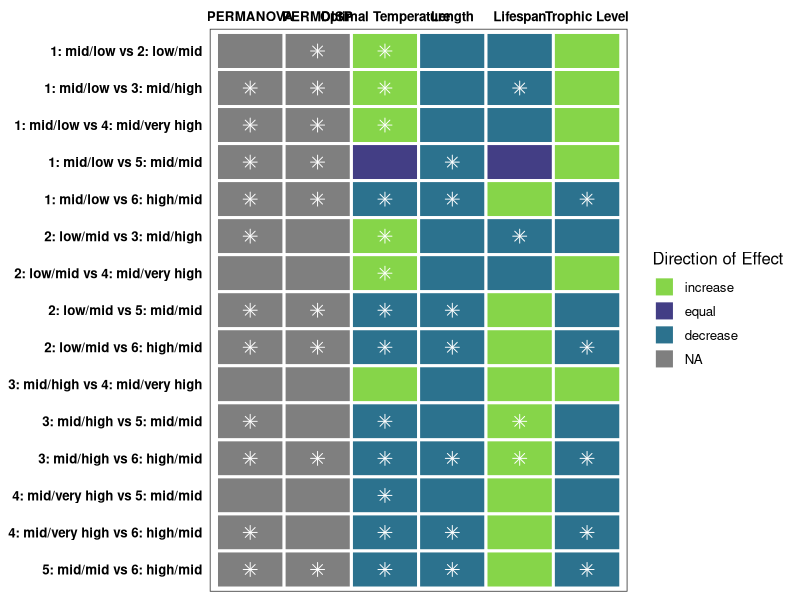
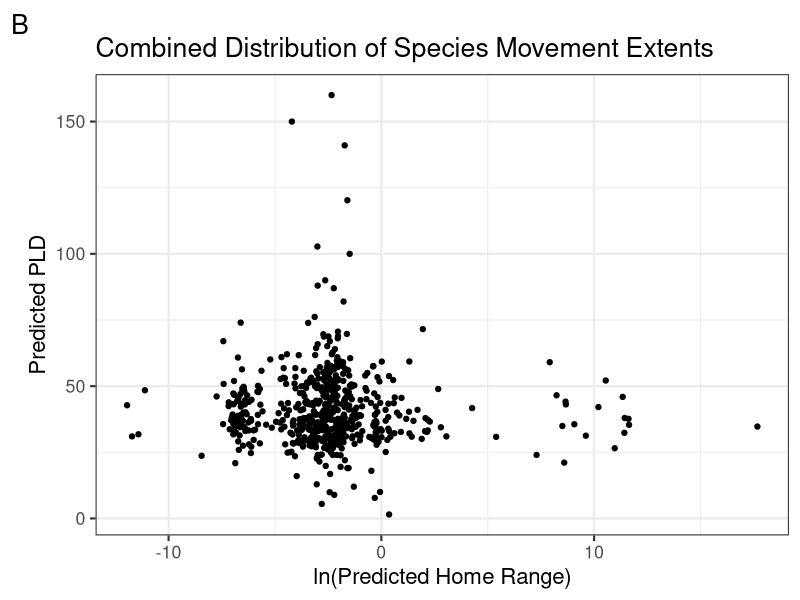
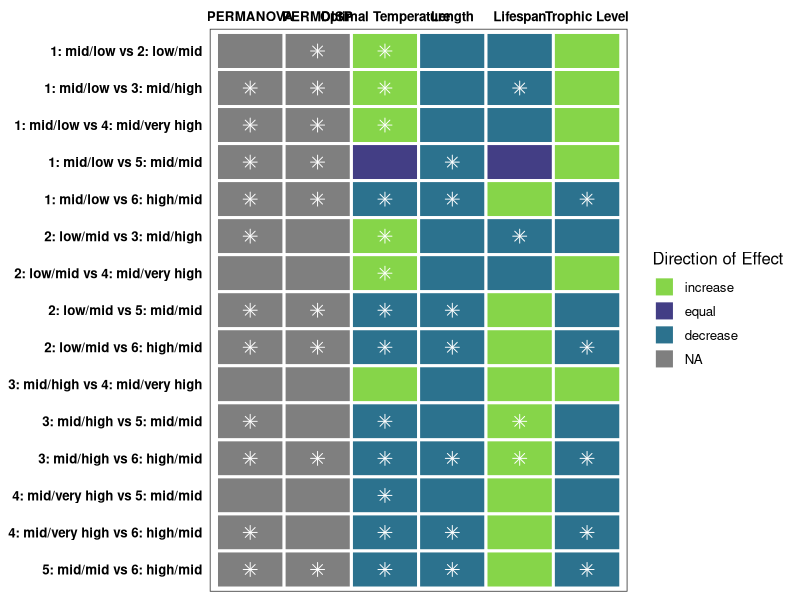

These charts were generated, in order, by the following R code: (Note: this script raises an error after producing the figures.)
## ---- chunk 1
knitr::opts_chunk$set(echo = TRUE, message = FALSE, warning = FALSE)

library(tidyverse)
library(patchwork)
library(cowplot)
library(ggpubr)
library(ggrepel)
## ---- chunk 2
fishbase_data <- read_csv(here::here("01_data", "02_processed_data", "fishbase_data.csv"))

filled_data <- read_csv(here::here("01_data", "02_processed_data", "filled_data.csv"))

filled_data2 <- read_csv(here::here("01_data", "02_processed_data", "filled_data2.csv")) %>%
  mutate_if(is.character, as.factor)
## ---- chunk 3

cohort <- c("1: mid/low vs 2: low/mid", "1: mid/low vs 3: mid/high", "1: mid/low vs 4: mid/very high", "1: mid/low vs 5: mid/mid", "1: mid/low vs 6: high/mid",
            "2: low/mid vs 3: mid/high", "2: low/mid vs 4: mid/very high", "2: low/mid vs 5: mid/mid", "2: low/mid vs 6: high/mid",
            "3: mid/high vs 4: mid/very high", "3: mid/high vs 5: mid/mid", "3: mid/high vs 6: high/mid",
            "4: mid/very high vs 5: mid/mid", "4: mid/very high vs 6: high/mid",
            "5: mid/mid vs 6: high/mid")
PERMDISP <- c(0.0019, 0.0003, 0.0327, 0.0001, 0.0001,
              0.5182, 0.7507, 0.0138, 0.0005,
              0.9792, 0.5276, 0.0029, 
              0.7928, 0.1475, 
              0.0052)
PERMANOVA <- c(1.0000, 0.0015, 0.0495, 0.0015, 0.0015,
               0.0015, 1.0000, 0.0015, 0.0015,
               1.0000, 0.0015, 0.0015,
               0.8175, 0.0090,
               0.0015)
Optimal_Temp <- c(0.005043306637114, 0.000000051454126, 0.000113116310469, 0.789451442990800, 0.010082693281337,
                  0.000025756231358, 0.001765218761412, 0.000112331676538, 0.000038520195310,
                  0.284373283785538, 0.000000002348839, 0.000000002258531, 
                  0.000068856888538, 0.000001695644852, 
                  0.010090438574951)
temp_arrows <- c("increase", "increase", "increase", "equal", "decrease",
                 "increase", "increase","decrease", "decrease",
                 "increase","decrease", "decrease",
                 "decrease", "decrease",
                 "decrease")
Length <- c(0.8592642, 0.9998089, 0.9872521, 0.0007795, 0.0000000,
            0.9070423, 0.9181733, 0.0000000, 0.0000000,
            0.9966266, 0.1494607, 0.0000000,
            0.9897718, 0.0008647,
            0.0000000)
length_arrows <- c("decrease", "decrease", "decrease", "decrease", "decrease",
                   "decrease", "decrease", "decrease", "decrease",
                   "decrease", "decrease", "decrease",
                   "decrease", "decrease",
                   "decrease")
Lifespan <- c(0.57035468549, 0.00007769083, 0.55052882501, 0.74567296422, 0.31579160719,
              0.00010263105, 0.59495732706, 0.73671251684, 0.20707475101,
              0.38779558233, 0.00017543403, 0.00008096802,
              0.58625833556, 0.24515673988,
              0.24664224315)
life_arrows <- c("decrease", "decrease", "decrease", "equal", "increase",
                 "decrease", "decrease", "increase", "increase",
                 "increase", "increase", "increase",
                 "increase", "increase",
                 "increase")
Trophic_Level <- c(0.1035871996367, 0.0891868417293, 0.5697644317228, 0.5148291779984, 0.0000607828670,
                   0.5183877375223, 0.8682996282889, 0.2916548282051, 0.0000002614727,
                   0.8630208058363, 0.2124781071891, 0.0000015574893, 
                   0.7282998974706, 0.0082066924854, 
                   0.0000032514102)
trophic_arrows <- c("increase", "increase", "increase", "increase", "decrease",
                    "decrease", "increase", "decrease", "decrease",
                    "increase", "decrease", "decrease",
                    "decrease", "decrease",
                    "decrease")

# Create data frame
data <- data.frame(cohort, PERMDISP, PERMANOVA, Optimal_Temp, Length, Lifespan, Trophic_Level)

# Pivot to long data format
data_long <- data %>% 
  mutate(across(c("Optimal_Temp", "Length", "Lifespan", "Trophic_Level"), round, 4)) %>% 
  pivot_longer(-cohort) %>% 
  set_names(c("cohort", "variable", "p_value")) %>% 
  mutate(significant = case_when(
    p_value >= 0.05 ~ "no",
    p_value < 0.05 ~ "yes"
  ))

# Add arrow information
data1 <- data.frame(cohort, temp_arrows, length_arrows, life_arrows, trophic_arrows) %>% 
  rename(Optimal_Temp = temp_arrows, Length = length_arrows, Lifespan = life_arrows, Trophic_Level = trophic_arrows) %>% 
  pivot_longer(-cohort) %>% 
  set_names(c("cohort", "variable", "direction")) %>% 
  full_join(data_long, by = c("cohort","variable")) %>% 
  mutate(direction = fct_relevel(direction, c("increase", "equal", "decrease")))

# Reorder and rename levels
data1$variable <- factor(data1$variable, levels = c("PERMANOVA", "PERMDISP", "Optimal_Temp", "Length", "Lifespan", "Trophic_Level"))
data1$variable <- recode_factor(data1$variable, PERMANOVA = "PERMANOVA", PERMDISP = "PERMDISP", Optimal_Temp = "Optimal Temperature", Length = "Length", Lifespan = "Lifespan", Trophic_Level = "Trophic Level")



# Plot 
g <- ggplot(data1, aes(x = variable, y = cohort, fill = direction)) +
  geom_tile(color = "white", lwd = 1) +
  geom_point(data = data1 %>% filter(significant == "yes"), shape = 8, size = 3, color = "white", show.legend = FALSE) +
  theme_bw(base_size = 12) +
  theme(axis.title = element_blank(),
        axis.text = element_text(face = "bold", color = "black"),
        axis.ticks = element_blank(),
        panel.grid.major = element_blank()) +
  labs(fill = "Direction of Effect") +
  scale_x_discrete(position = "top") +
  scale_y_discrete(limits = rev) +
  scale_fill_manual(values = c("#86d549","#433e85", "#2c728e"))

g

ggsave(g, file = paste0("stats_sum.png"), path = here::here("04_figs"), height = 12, width = 12)

#geom_point(data = data_arrows, mapping=aes(x = variable, y = cohort), pch = "x", inherit.aes = F)

## ---- chunk 4
# homerange vs PLD
fishbase_data_gmm <- filled_data2 %>%
  mutate(class2 = as.factor(class2))

hr_hist <- ggplot(fishbase_data_gmm, aes(log(home_range))) +
  geom_histogram() +
  theme_bw(base_size = 16) +
  labs(
    y = "Count",
    x = "ln(Predicted Home Range)",
    tag = "A"
  ) +
  ggtitle("Individual Distributions of Species Movement Extents")

pld_hist <- ggplot(fishbase_data_gmm, aes(pld)) +
  geom_histogram() +
  theme_bw(base_size = 16) +
  labs(
    y = "Count",
    x = "Predicted PLD"
  )

dist_plot <- (hr_hist / pld_hist)

p1 <- ggplot(fishbase_data_gmm, aes(log(home_range), pld)) +
  geom_jitter() +
  theme_bw(base_size = 16) +
  labs(
    y = "Predicted PLD",
    x = "ln(Predicted Home Range)",
    tag = "B"
  ) +
  ggtitle("Combined Distribution of Species Movement Extents")

p1



# example_fish <- filled_data2 %>%
#   select(species, fb_name, class2, class3, magnitude_homerange, month_pld) %>%
#   filter(fb_name %in% c(
#     "Hogfish", "Yellow snapper", "Blackfin tuna", "Humphead wrasse", "Pacific red snapper",
#     "Giant seabass", "Lemon sole", "Chum salmon", "Pacific ocean perch", "Atlantic herring",
#     "Atlantic cod", "Haddock", "Atlantic salmon", "California sheephead", "Black seabream",
#     "Blue marlin", "Yellowfin tuna", "Swordfish"
#     # "Blackhead seabream", "Pink salmon", "Coho salmon", "Ghost shark", "Pollack", "Polar cod", "Sockeye salmon", "Chinook salmon"
#   ))


gmm_new_fig <- ggplot(fishbase_data_gmm, aes(magnitude_homerange, month_pld)) +
  theme_bw(base_size = 16) +
  labs(
    x = "Predicted Home Range Magnitude",
    y = "Predicted PLD Month",
    color = "Cohort (Homerange/PLD)",
    tag = "C"
  ) +
  ylim(-0.1,6) +
  theme(legend.position = "bottom") +
  scale_color_viridis_d() +
  geom_label_repel(
    data = subset(fishbase_data_gmm, fb_name %in% c("Hogfish", "Yellow snapper", "Blackfin tuna")),
    aes(label = fb_name, color = class2),
    vjust = "outward", hjust = "outward",
    min.segment.length = 0.5,
    nudge_y = -1,
    show.legend = FALSE
  ) +
  geom_label_repel(
    data = subset(fishbase_data_gmm, fb_name %in% c("Chocolate hind", "Lingcod", "Nassau grouper")),
    aes(label = fb_name, color = class2),
    hjust = "inward",
    min.segment.length = 0.5,
    box.padding = 0.3,
    nudge_x = -2, nudge_y = -0.8,
    show.legend = FALSE
  ) +
  geom_label_repel(
    data = subset(fishbase_data_gmm, fb_name %in% c("Lemon sole", "North Pacific hake", "Yellowstripe goatfish")),
    aes(label = fb_name, color = class2),
    vjust = "outward", hjust = "outward",
    min.segment.length = 0.5,
    nudge_x = -1, nudge_y = 0.8,
    show.legend = FALSE
  ) +
  geom_label_repel(
    data = subset(fishbase_data_gmm, fb_name %in% c("Atlantic herring", "Atlantic cod", "Summer flounder")),
    aes(label = fb_name, color = class2),
    vjust = "outward", hjust = "outward",
    min.segment.length = 0.5,
    nudge_y = 0,
    show.legend = FALSE
  ) +
  geom_label_repel(
    data = subset(fishbase_data_gmm, fb_name %in% c("Great barracuda", "Giant trevally", "Black seabream")),
    aes(label = fb_name, color = class2),
    vjust = "outward", hjust = "outward",
    min.segment.length = 0.5,
    nudge_y = 1, nudge_x = 0.3,
    show.legend = FALSE
  ) +
  geom_label_repel(
    data = subset(fishbase_data_gmm, fb_name %in% c("Common snook", "Yellowfin tuna", "Swordfish")),
    aes(label = fb_name, color = clas2),
    color = "goldenrod1",
    vjust = "outward", hjust = "outward",
    min.segment.length = 30,
    nudge_y = -0.5,
    show.legend = FALSE
  ) +
  geom_jitter(aes(color = class2)) +
  ggtitle("Distribution of Scaled Species Movement Extents")

gmm_new_fig
#ggsave(gmm_new_fig, file = paste0("gmm_fig.png"), path = here::here("04_figs"), height = 8, width = 15)

# panel
gmm_panel <- ((dist_plot) | p1) / gmm_new_fig &
  theme(plot.tag = element_text(face = "bold"))

gmm_panel
#ggsave(gmm_panel, file = paste0("gmm_panel.pdf"), path = here::here("04_figs", "final_figs"), height = 10, width = 15)

## ---- chunk 5
missing <- miss_var_summary(fishbase_data)
missing2 <- miss_var_summary(filled_data)
missing3 <- miss_var_summary(filled_data2)

missing_fishbase_data <- fishbase_data %>% 
  dplyr::select(
    oxygen_cons, temp_range, dev_place, temp_min, temp_max,
    longevity_wild, temp_preferred, iucn_category, food_i,
  ) %>%
  rename(
    "Oxygen Consumption Rate" = oxygen_cons,
    "Temperature Range" = temp_range,
    "Place of Development" = dev_place,
    "Maximum Recorded Lifespan" = longevity_wild,
    "Optimal Temperature" = temp_preferred,
    "IUCN Category" = iucn_category,
    "Diet Items" = food_i,
    "Minimum Temperature" = temp_min,
    "Maximum Temperature" = temp_max,
  )

m1 <- gg_miss_var(missing_fishbase_data) +
  theme_bw(base_size = 16) +
  labs(y = "Missing Data Before Fills", x = "") +
  theme(axis.title.x = element_text(vjust = -1))
m1

missing_filled_data <- filled_data %>% 
  dplyr::select(
    oxygen_cons, temp_range, temp_min, temp_max,
    longevity_wild, temp_preferred, iucn_category, food_i,
  ) %>%
  rename(
    "Oxygen Consumption Rate" = oxygen_cons,
    "Temperature Range" = temp_range,
    "Maximum Recorded Lifespan" = longevity_wild,
    "Optimal Temperature" = temp_preferred,
    "IUCN Category" = iucn_category,
    "Diet Items" = food_i,
    "Minimum Temperature" = temp_min,
    "Maximum Temperature" = temp_max,
  )

m2 <- gg_miss_var(missing_filled_data) + # figure showing the missing data
  theme_bw(base_size = 16) +
  labs(y = "Missing Data After Genus-Level Fill", x = "Variable") +
  theme(axis.title.x = element_text(vjust = -1))
m2

missing_data <- filled_data2 %>%
  dplyr::select(
    oxygen_cons, temp_range, dev_place,
    longevity_wild, temp_preferred, iucn_category
  ) %>%
  rename(
    "Oxygen Consumption Rate" = oxygen_cons,
    "Temperature Range" = temp_range,
    "Place of Development" = dev_place,
    "Maximum Recorded Lifespan" = longevity_wild,
    "Optimal Temperature" = temp_preferred,
    "IUCN Category" = iucn_category
  )

m3 <- gg_miss_var(missing_data) +
  theme_bw(base_size = 16) +
  labs(y = "Missing Data After Family-Level Fill", x = "") +
  theme(axis.title.x = element_text(vjust = -1))
m3

missing_fig <- (m1 / m2 / m3) +
  plot_annotation(tag_levels = "A") &
  theme_bw(base_size = 16)
missing_fig

#ggsave(missing_fig, file = paste0("missing_data.pdf"), path = here::here("04_figs", "final_figs"), height = 12, width = 8)

## ---- chunk 6
# continuous

plot_data <- filled_data2 %>%
  mutate(
    class2 = as.factor(class2),
    class3 = as.factor(class3),
    order = as.factor(order)
  )

response <- "class2"
expl_cont <- c(
  "temp_preferred", "fecundity_mean",
  "longevity_wild", "sp_richness", "length", "kfin",
  "r_fin", "diet_troph3", "oxygen_cons", "temp_range"
)

box_data <- function(x, y) {
  ggplot(plot_data, aes(x = .data[[y]], y = .data[[x]])) +
    geom_boxplot(aes(color = .data[[y]])) +
    theme_bw() +
    coord_flip() +
    labs(
      x = "Movement Class",
      color = "Class (Homerange/PLD)"
    ) +
    scale_color_viridis_d()
}

# plots_cont <- map(expl_cont, ~ box_data(.x, "class2"))
# plots_cont
## ---- chunk 7

# significant panel
temp_plot <- box_data(x = "temp_preferred", y = "class2") +
  labs(y = "Optimal Temperature (ºC)", x = "") +
  scale_x_discrete(position = "top") +
  theme(axis.text.y = element_blank())
length_plot <- box_data(x = "length", y = "class2") +
  labs(y = "Length (cm)", x = "") +
  scale_x_discrete(position = "top")
long_plot <- box_data(x = "longevity_wild", y = "class2") +
  labs(y = "Maximum Lifespan (yr)", x = "") +
  scale_x_discrete(position = "top")
diet_plot <- box_data(x = "diet_troph3", y = "class2") + 
  labs(y = "Trophic Level", x = "") +
  scale_x_discrete(position = "top") +
  theme(axis.text.y = element_blank())


kfin_plot <- box_data(x = "kfin", y = "class2") + 
  labs(y = "Carrying Capacity", x = "Movement Class") +
  scale_x_discrete(position = "top") +
  theme(axis.title.x = element_text(vjust = 0))
r_fin_plot <- box_data(x = "r_fin", y = "class2") + stat_kruskal_test(label.y = 1, label.x = 6, position = "jitter") +
  labs(y = "Growth Rate", x = "Movement Class")
oxygen_plot <- box_data(x = "oxygen_cons", y = "class2") + stat_kruskal_test(label.y = 2000, label.x = 6, position = "jitter") +
  labs(y = "Oxygen Consumption", x = "Movement Class")
temp_range_plot <- box_data(x = "temp_range", y = "class2") + stat_kruskal_test(label.y = 20, label.x = 3.5, position = "jitter") +
  labs(y = "Temperature Range", x = "Movement Class") + theme(axis.title.y = element_blank(), axis.text.y = element_blank())
fecund_plot <- box_data(x = "fecundity_mean", y = "class2") + stat_kruskal_test(label.y = 1000000, label.x = 5.5, position = "jitter") +
  labs(y = "Mean Fecundity", x = "Movement Class")
sp_rich_plot <- box_data(x = "sp_richness", y = "class2") + stat_kruskal_test(label.y = 1100, position = "jitter") +
  labs(y = "Species Richness", x = "Movement Class") + theme(axis.title.y = element_blank(), axis.text.y = element_blank())


numeric_panel <- ((temp_plot | length_plot) /
  (long_plot | diet_plot) /
  (r_fin_plot | kfin_plot) /
  (fecund_plot | sp_rich_plot) /
  (oxygen_plot | temp_range_plot)) +
  plot_layout(guides = "collect") + plot_annotation(tag_levels = "A")

numeric_panel
# ggsave(numeric_panel, file = paste0("numeric_panel.png"), path = here::here("04_figs", "individual_plots", "numeric"), height = 21, width = 14)

ind_panel <- ((temp_plot | length_plot) / (diet_plot | long_plot)) +
  plot_layout(guides = "collect") +
  plot_annotation(tag_levels = "A") &
  theme(text = element_text(size = 14), legend.position = "none")

individual_panel <- wrap_elements(ind_panel) +
  labs(tag = "Movement Cohort") +
  theme(
    plot.tag = element_text(size = 14, angle = 270),
    plot.tag.position = "right"
  )

individual_panel

#ggsave(individual_panel, file = paste0("4_trait_panel.pdf"), path = here::here("04_figs", "final_figs"), height = 8, width = 13)

## ---- chunk 8
ggsave(temp_plot, file = paste0("temp_plot.png"), path = here::here("04_figs", "individual_plots", "numeric"), height = 10, width = 10)
ggsave(fecund_plot, file = paste0("fecund_plot.png"), path = here::here("04_figs", "individual_plots", "numeric"), height = 10, width = 10)
ggsave(long_plot, file = paste0("long_plot.png"), path = here::here("04_figs", "individual_plots", "numeric"), height = 10, width = 10)
ggsave(sp_rich_plot, file = paste0("sp_rich_plot.png"), path = here::here("04_figs", "individual_plots", "numeric"), height = 10, width = 10)
ggsave(length_plot, file = paste0("length_plot.png"), path = here::here("04_figs", "individual_plots", "numeric"), height = 10, width = 10)
ggsave(kfin_plot, file = paste0("kfin_plot.png"), path = here::here("04_figs", "individual_plots", "numeric"), height = 10, width = 10)
ggsave(r_fin_plot, file = paste0("r_fin_plot.png"), path = here::here("04_figs", "individual_plots", "numeric"), height = 10, width = 10)
ggsave(diet_plot, file = paste0("diet_plot.png"), path = here::here("04_figs", "individual_plots", "numeric"), height = 10, width = 10)
ggsave(oxygen_plot, file = paste0("oxygen_plot.png"), path = here::here("04_figs", "individual_plots", "numeric"), height = 10, width = 10)
ggsave(temp_range_plot, file = paste0("temp_range_plot.png"), path = here::here("04_figs", "individual_plots", "numeric"), height = 10, width = 10)
## ---- chunk 9
# categorical

expl_cat <- c(
  "climate", "body_shape_i", "dev_place", "movement_keyword",
  "demers_pelag", "iucn_category",
  "circadian", "food_mode", "ocean", "basin"
)

scatter_data <- function(x, y) {
  ggplot(plot_data, aes(x = .data[[x]], y = .data[[y]])) +
    geom_jitter(aes(color = .data[[y]])) +
    theme_bw() +
    labs(
      y = "Movement Class",
      color = "Class (homerange/PLD)"
    ) +
    scale_color_viridis_d() +
    theme(axis.text.x = element_text(angle = 40, hjust = 1))
}

# plots_cat <- map(expl_cat, ~ scatter_data(.x, "class2"))
# plots_cat
## ---- chunk 10
body_plot <- scatter_data(x = "body_shape_i", y = "class2")
dev_plot <- scatter_data(x = "dev_place", y = "class2")
movement_plot <- scatter_data(x = "movement_keyword", y = "class2")
demers_plot <- scatter_data(x = "demers_pelag", y = "class2")
iucn_plot <- scatter_data(x = "iucn_category", y = "class2")
food_plot <- scatter_data(x = "food_mode", y = "class2")


ggsave(climate_plot, file = paste0("climate_plot.png"), path = here::here("04_figs", "individual_plots", "categorical"), height = 10, width = 10)
ggsave(body_plot, file = paste0("body_plot.png"), path = here::here("04_figs", "individual_plots", "categorical"), height = 10, width = 10)
ggsave(dev_plot, file = paste0("dev_plot.png"), path = here::here("04_figs", "individual_plots", "categorical"), height = 10, width = 10)
ggsave(movement_plot, file = paste0("movement_plot.png"), path = here::here("04_figs", "individual_plots", "categorical"), height = 10, width = 10)
ggsave(demers_plot, file = paste0("demers_plot.png"), path = here::here("04_figs", "individual_plots", "categorical"), height = 10, width = 10)
ggsave(iucn_plot, file = paste0("iucn_plot.png"), path = here::here("04_figs", "individual_plots", "categorical"), height = 10, width = 10)
ggsave(food_plot, file = paste0("food_plot.png"), path = here::here("04_figs", "individual_plots", "categorical"), height = 10, width = 10)
## ---- chunk 11

# PLD vs Home Range
p1_wsn <- ggplot(fishbase_data_gmm, aes(log(home_range), pld)) +
  geom_jitter(color = "#003366") +
  theme_bw(base_size = 25) +
  labs(
    y = "PLD (days)",
    x = "Natural Log of Predicted Home Range",
    #tag = "B"
  ) +
  ggtitle("Combined Adult and Larval Movement")

p1_wsn

#ggsave(p1_wsn, file = paste0("PLD_HR.pdf"), path = here::here("04_figs", "WSN"), height = 7, width = 11)

gmm_wsn <- ggplot(fishbase_data_gmm, aes(magnitude_homerange, month_pld)) +
  theme_bw(base_size = 32) +
  labs(
    x = "Home Range Magnitude",
    y = "PLD (month)",
    color = "Class (home range/PLD)",
    #tag = "C"
  ) +
  ylim(-0.1,6) +
  theme(legend.position = "bottom", 
        legend.background = element_rect(color = "gray")) +
  scale_color_viridis_d() +
  # geom_label_repel(
  #   data = subset(fishbase_data_gmm, fb_name %in% c("Yellow snapper", "Blackfin tuna")),
  #   aes(label = fb_name, color = class2),
  #   size = 8,
  #   vjust = "outward", hjust = "outward",
  #   min.segment.length = 50,
  #   nudge_y = -1,
  #   show.legend = FALSE
  # ) +
  # geom_label_repel(
  #   data = subset(fishbase_data_gmm, fb_name %in% c("Lingcod", "Nassau grouper")),
  #   aes(label = fb_name, color = class2),
  #   size = 8,
  #   hjust = "inward",
  #   min.segment.length = 50,
  #   box.padding = 0,
  #   nudge_x = -3, nudge_y = -0.8,
  #   show.legend = FALSE
  # ) +
  # geom_label_repel(
  #   data = subset(fishbase_data_gmm, fb_name %in% c("Lemon sole", "North Pacific hake")),
  #   aes(label = fb_name, color = class2),
  #   size = 8,
  #   vjust = "outward", hjust = "outward",
  #   min.segment.length = 50,
  #   nudge_x = -1, nudge_y = 0.8,
  #   show.legend = FALSE
  # ) +
  # geom_label_repel(
  #   data = subset(fishbase_data_gmm, fb_name %in% c("Atlantic herring", "Atlantic cod")),
  #   aes(label = fb_name, color = class2),
  #   size = 8,
  #   vjust = "outward", hjust = "outward",
  #   min.segment.length = 50,
  #   nudge_y = 0,
  #   show.legend = FALSE
  # ) +
  # geom_label_repel(
  #   data = subset(fishbase_data_gmm, fb_name %in% c("Great barracuda", "Black seabream")),
  #   aes(label = fb_name, color = class2),
  #   size = 8,
  #   vjust = "outward", hjust = "outward",
  #   min.segment.length = 50,
  #   nudge_y = 1, nudge_x = 0.7,
  #   show.legend = FALSE
  # ) +
  # geom_label_repel(
  #   data = subset(fishbase_data_gmm, fb_name %in% c("Yellowfin tuna", "Swordfish")),
  #   aes(label = fb_name, color = clas2),
  #   color = "goldenrod1",
  #   size = 8,
  #   vjust = "inward", #hjust = "outward",
  #   min.segment.length = 50,
  #   nudge_y = 0.5,
  #   show.legend = FALSE
  # ) +
  geom_jitter(aes(color = class2), size = 4)

gmm_wsn

ggsave(gmm_wsn, file = paste0("gmm_wsn_nolabel.pdf"), path = here::here("04_figs", "WSN"), height = 10, width = 24)



# Individual panel
ind_panel_wsn <- ((temp_plot | length_plot) / (diet_plot | long_plot)) +
  plot_layout(guides = "collect") +
  plot_annotation(tag_levels = "A") &
  theme(text = element_text(size = 25), legend.position = "none")

individual_panel_wsn <- wrap_elements(ind_panel_wsn) +
  labs(tag = "Movement Cohort") +
  theme(
    plot.tag = element_text(size = 25, angle = 270),
    plot.tag.position = "right"
  )

individual_panel_wsn

ggsave(individual_panel_wsn, file = paste0("panel_wsn.pdf"), path = here::here("04_figs", "WSN"), height = 12, width = 16)
